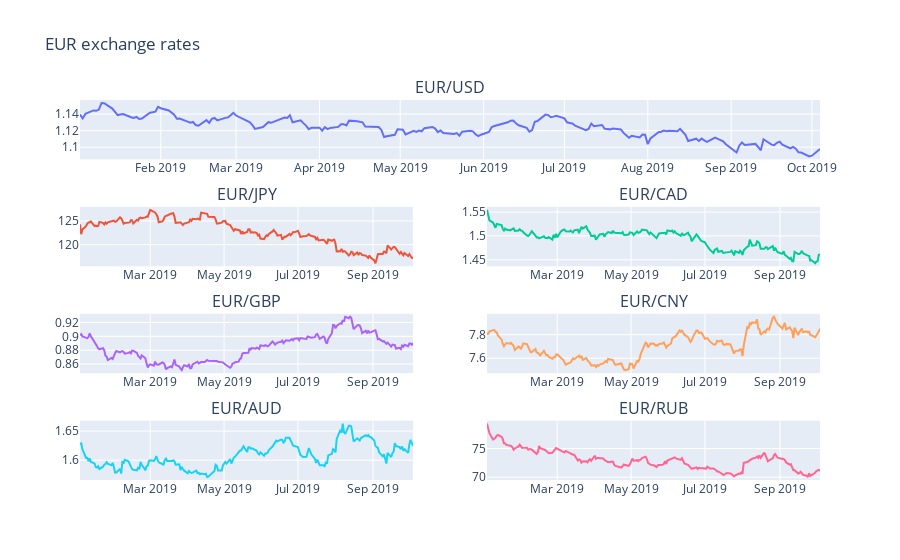

Notebook cell for this chart:
### Code cell
g1 = go.Scatter(x=exchange_rates.index, y=exchange_rates['EUR/USD'], name='EUR/USD')
g2 = go.Scatter(x=exchange_rates.index, y=exchange_rates['EUR/JPY'], name='EUR/JPY')
g3 = go.Scatter(x=exchange_rates.index, y=exchange_rates['EUR/CAD'], name='EUR/CAD')
g4 = go.Scatter(x=exchange_rates.index, y=exchange_rates['EUR/GBP'], name='EUR/GBP')
g5 = go.Scatter(x=exchange_rates.index, y=exchange_rates['EUR/CNY'], name='EUR/CNY')
g6 = go.Scatter(x=exchange_rates.index, y=exchange_rates['EUR/AUD'], name='EUR/AUD')
g7 = go.Scatter(x=exchange_rates.index, y=exchange_rates['EUR/RUB'], name='EUR/RUB')

fig = subplots.make_subplots(rows=4, cols=2, specs=[[{'colspan':2}, None], [{}, {}], [{}, {}], [{}, {}]],
                             subplot_titles=ECR, print_grid=False)
fig.update_layout(height=800, title_text="EUR exchange rates", showlegend=False)

fig.append_trace(g1, 1, 1)
fig.append_trace(g2, 2, 1)
fig.append_trace(g3, 2, 2)
fig.append_trace(g4, 3, 1)
fig.append_trace(g5, 3, 2)
fig.append_trace(g6, 4, 1)
fig.append_trace(g7, 4, 2)

iplot(fig)

### Figure 1 — Plotly figure (JSON) as saved in the notebook; plotly's stock layout.template omitted (floating-point values rounded to 4 significant figures; data arrays with more than 128 entries replaced by an {"elided": "..."} marker saying what was removed)
{"data": [{"name": "EUR/USD", "type": "scatter", "x": {"elided": "195 str values"}, "xaxis": "x", "y": {"elided": "195 float values"}, "yaxis": "y"}, {"name": "EUR/JPY", "type": "scatter", "x": {"elided": "195 str values"}, "xaxis": "x2", "y": {"elided": "195 float values"}, "yaxis": "y2"}, {"name": "EUR/CAD", "type": "scatter", "x": {"elided": "195 str values"}, "xaxis": "x3", "y": {"elided": "195 float values"}, "yaxis": "y3"}, {"name": "EUR/GBP", "type": "scatter", "x": {"elided": "195 str values"}, "xaxis": "x4", "y": {"elided": "195 float values"}, "yaxis": "y4"}, {"name": "EUR/CNY", "type": "scatter", "x": {"elided": "195 str values"}, "xaxis": "x5", "y": {"elided": "195 float values"}, "yaxis": "y5"}, {"name": "EUR/AUD", "type": "scatter", "x": {"elided": "195 str values"}, "xaxis": "x6", "y": {"elided": "195 float values"}, "yaxis": "y6"}, {"name": "EUR/RUB", "type": "scatter", "x": {"elided": "195 str values"}, "xaxis": "x7", "y": {"elided": "195 float values"}, "yaxis": "y7"}], "layout": {"annotations": [{"font": {"size": 16}, "showarrow": false, "text": "EUR/USD", "x": 0.5, "xanchor": "center", "xref": "paper", "y": 1, "yanchor": "bottom", "yref": "paper"}, {"font": {"size": 16}, "showarrow": false, "text": "EUR/JPY", "x": 0.225, "xanchor": "center", "xref": "paper", "y": 0.7188, "yanchor": "bottom", "yref": "paper"}, {"font": {"size": 16}, "showarrow": false, "text": "EUR/CAD", "x": 0.775, "xanchor": "center", "xref": "paper", "y": 0.7188, "yanchor": "bottom", "yref": "paper"}, {"font": {"size": 16}, "showarrow": false, "text": "EUR/GBP", "x": 0.225, "xanchor": "center", "xref": "paper", "y": 0.4375, "yanchor": "bottom", "yref": "paper"}, {"font": {"size": 16}, "showarrow": false, "text": "EUR/CNY", "x": 0.775, "xanchor": "center", "xref": "paper", "y": 0.4375, "yanchor": "bottom", "yref": "paper"}, {"font": {"size": 16}, "showarrow": false, "text": "EUR/AUD", "x": 0.225, "xanchor": "center", "xref": "paper", "y": 0.1562, "yanchor": "bottom", "yref": "paper"}, {"font": {"size": 16}, "showarrow": false, "text": "EUR/RUB", "x": 0.775, "xanchor": "center", "xref": "paper", "y": 0.1562, "yanchor": "bottom", "yref": "paper"}], "autosize": true, "hovermode": "x", "showlegend": false, "title": {"text": "EUR exchange rates"}, "xaxis": {"anchor": "y", "autorange": true, "domain": [0, 1], "range": ["2019-01-02", "2019-10-04"], "type": "date"}, "xaxis2": {"anchor": "y2", "autorange": true, "domain": [0, 0.45], "range": ["2019-01-02", "2019-10-04"], "type": "date"}, "xaxis3": {"anchor": "y3", "autorange": true, "domain": [0.55, 1], "range": ["2019-01-02", "2019-10-04"], "type": "date"}, "xaxis4": {"anchor": "y4", "autorange": true, "domain": [0, 0.45], "range": ["2019-01-02", "2019-10-04"], "type": "date"}, "xaxis5": {"anchor": "y5", "autorange": true, "domain": [0.55, 1], "range": ["2019-01-02", "2019-10-04"], "type": "date"}, "xaxis6": {"anchor": "y6", "autorange": true, "domain": [0, 0.45], "range": ["2019-01-02", "2019-10-04"], "type": "date"}, "xaxis7": {"anchor": "y7", "autorange": true, "domain": [0.55, 1], "range": ["2019-01-02", "2019-10-04"], "type": "date"}, "yaxis": {"anchor": "x", "autorange": true, "domain": [0.8438, 1], "range": [1.085, 1.157], "type": "linear"}, "yaxis2": {"anchor": "x2", "autorange": true, "domain": [0.5625, 0.7188], "range": [115.4, 128.0], "type": "linear"}, "yaxis3": {"anchor": "x3", "autorange": true, "domain": [0.5625, 0.7188], "range": [1.436, 1.561], "type": "linear"}, "yaxis4": {"anchor": "x4", "autorange": true, "domain": [0.2812, 0.4375], "range": [0.8469, 0.9326], "type": "linear"}, "yaxis5": {"anchor": "x5", "autorange": true, "domain": [0.2812, 0.4375], "range": [7.474, 7.977], "type": "linear"}, "yaxis6": {"anchor": "x6", "autorange": true, "domain": [0, 0.1562], "range": [1.566, 1.668], "type": "linear"}, "yaxis7": {"anchor": "x7", "autorange": true, "domain": [0, 0.1562], "range": [69.51, 79.88], "type": "linear"}}}
